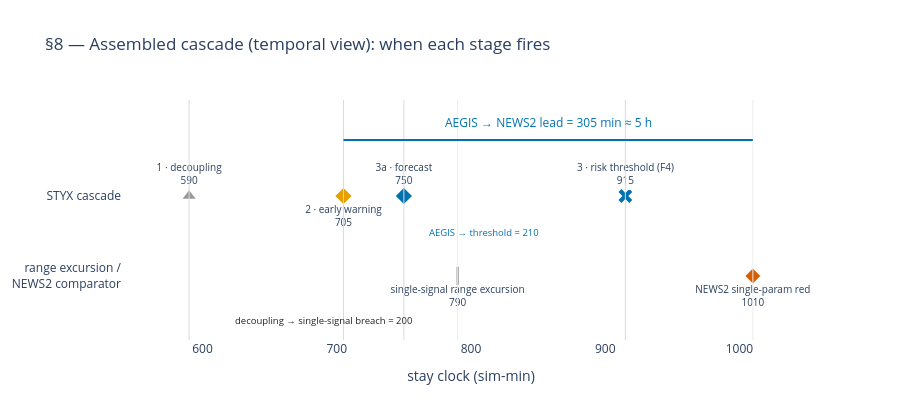

The cell this chart's notebook holds for it:
### Markdown cell above
## §8 — Assembled cascade (the temporal view)

### Plain
§3 showed *where* the patient went; this shows *when* each stage fired, on a clock. Left
to right: the coupling breaks down (decoupling), STYX's early warning fires (AEGIS), the
forecast confirms, the risk index crosses STYX's line, and — last of all — NEWS2 finally
reds. **On this clearest case, STYX's early warning fired about five hours (305 min)
before NEWS2's red.** That gap is the whole point.

### Dev
A complementary *temporal* view to §3's *spatial* one — same fires, different axis (time,
not state). All times are read from objects already built: `dec.onset_min`,
`fire.aegis_min` / `.forecast_min` / `.threshold_min`, `dec.breach_min`, and `news2_min`.
New plotting: the app's `viz.timeline.timeline_figure` is a gantt of AEGIS / forecast /
ETA-band / threshold / NEWS2 and carries **neither** the decoupling onset (590) **nor**
the single-signal range excursion (790), so §8 uses a purpose-built linear timeline to
carry the full five-stage sequence and the two-breach distinction below.

### Tech — the two meanings of "breach" (the subtle honesty point)
"Breach" names **two different events**, and they must not be conflated:
1. **Single-signal range excursion (790)** — the first sim-min a *vital leaves its NEWS2
   range* (`gates.breach_index` → `dec.breach_min`). The **decoupling→single-signal lead
   of 200** (590 → 790, `dec.g1_lead_min`) is measured to *this*.
2. **F4 absolute-risk threshold (915)** — the first sim-min the *risk index crosses 0.5*
   (`escalation_fire_index` → `fire.threshold_min`). The **AEGIS→threshold lead of 210**
   (705 → 915, `fire.aegis_threshold_lead_min`) is measured to *this*.
The headline AEGIS→NEWS2 lead of 305 (705 → 1010) is measured to the NEWS2 red, a third,
later event again. Same word, three distinct clocks.

### Code cell
_LANE_STYX, _LANE_BREACH = 2.0, 1.0
_styx_stages = [
    (dec.onset_min, "1 · decoupling", pal.NEUTRAL, "triangle-up", "top center"),
    (fire.aegis_min, "2 · early warning", pal.EARLY_WARNING, "diamond", "bottom center"),
    (fire.forecast_min, "3a · forecast", pal.RISK, "diamond", "top center"),
    (fire.threshold_min, "3 · risk threshold (F4)", pal.RISK, "x", "top center"),
]
_breach_row = [
    (dec.breach_min, "single-signal range excursion", pal.ANNOTATION, "line-ns-open", "bottom center"),
    (news2_min, "NEWS2 single-param red", pal.THRESHOLD, "diamond", "bottom center"),
]

fig8 = go.Figure()
for x, label, col, sym, pos in _styx_stages:
    fig8.add_vline(x=x, line=dict(color="#DADADA", width=1))
    fig8.add_trace(go.Scatter(
        x=[x], y=[_LANE_STYX], mode="markers+text", text=[f"{label}<br>{x:.0f}"], textposition=pos,
        textfont=dict(size=10), marker=dict(size=14, symbol=sym, color=col,
                                            line=dict(color="white", width=1.4)), showlegend=False))
for x, label, col, sym, pos in _breach_row:
    fig8.add_vline(x=x, line=dict(color="#EDEDED", width=1))
    fig8.add_trace(go.Scatter(
        x=[x], y=[_LANE_BREACH], mode="markers+text", text=[f"{label}<br>{x:.0f}"], textposition=pos,
        textfont=dict(size=10), marker=dict(size=13, symbol=sym, color=col,
                                            line=dict(color="white", width=1.6)), showlegend=False))

# the headline lead bracket — AEGIS → NEWS2 (≈ 5 h), drawn above the cascade lane
_lead_news2 = news2_min - fire.aegis_min
fig8.add_shape(type="line", x0=fire.aegis_min, x1=news2_min, y0=2.7, y1=2.7,
               line=dict(color=pal.RISK, width=2))
fig8.add_annotation(x=(fire.aegis_min + news2_min) / 2, y=2.92, showarrow=False,
                    text=f"AEGIS → NEWS2 lead = {_lead_news2:.0f} min ≈ {_lead_news2 / 60:.0f} h",
                    font=dict(size=12, color=pal.RISK))
# the two component leads, on their correct breach meanings
fig8.add_annotation(x=(dec.onset_min + dec.breach_min) / 2, y=0.45, showarrow=False,
                    text=f"decoupling → single-signal breach = {dec.breach_min - dec.onset_min:.0f}",
                    font=dict(size=9.5, color=pal.ANNOTATION))
fig8.add_annotation(x=(fire.aegis_min + fire.threshold_min) / 2, y=1.55, showarrow=False,
                    text=f"AEGIS → threshold = {fire.threshold_min - fire.aegis_min:.0f}",
                    font=dict(size=9.5, color=pal.RISK))
fig8.update_layout(
    title="§8 — Assembled cascade (temporal view): when each stage fires",
    xaxis=dict(title="stay clock (sim-min)", range=[540, 1060]),
    yaxis=dict(range=[0.2, 3.2], tickvals=[_LANE_BREACH, _LANE_STYX],
               ticktext=["range excursion /<br>NEWS2 comparator", "STYX cascade"]),
    height=420, showlegend=False, plot_bgcolor="white")
fig8.write_html(str(_root / "outputs" / "10_s8_cascade_timeline.html"))
print(f"§8 cascade (sim-min): decoupling {dec.onset_min:.0f} → AEGIS {fire.aegis_min:.0f} → "
      f"forecast {fire.forecast_min:.0f} → risk-threshold {fire.threshold_min:.0f} → "
      f"NEWS2 {news2_min:.0f}")
fig8

### Figure 1 — Plotly figure (JSON) as saved in the notebook; plotly's stock layout.template omitted (floating-point values rounded to 4 significant figures)
{"data": [{"marker": {"color": "#999999", "line": {"color": "white", "width": 1.4}, "size": 14, "symbol": "triangle-up"}, "mode": "markers+text", "showlegend": false, "text": ["1 · decoupling<br>590"], "textfont": {"size": 10}, "textposition": "top center", "type": "scatter", "x": [590.0], "y": [2.0]}, {"marker": {"color": "#E69F00", "line": {"color": "white", "width": 1.4}, "size": 14, "symbol": "diamond"}, "mode": "markers+text", "showlegend": false, "text": ["2 · early warning<br>705"], "textfont": {"size": 10}, "textposition": "bottom center", "type": "scatter", "x": [705.0], "y": [2.0]}, {"marker": {"color": "#0072B2", "line": {"color": "white", "width": 1.4}, "size": 14, "symbol": "diamond"}, "mode": "markers+text", "showlegend": false, "text": ["3a · forecast<br>750"], "textfont": {"size": 10}, "textposition": "top center", "type": "scatter", "x": [750.0], "y": [2.0]}, {"marker": {"color": "#0072B2", "line": {"color": "white", "width": 1.4}, "size": 14, "symbol": "x"}, "mode": "markers+text", "showlegend": false, "text": ["3 · risk threshold (F4)<br>915"], "textfont": {"size": 10}, "textposition": "top center", "type": "scatter", "x": [915.0], "y": [2.0]}, {"marker": {"color": "#222222", "line": {"color": "white", "width": 1.6}, "size": 13, "symbol": "line-ns-open"}, "mode": "markers+text", "showlegend": false, "text": ["single-signal range excursion<br>790"], "textfont": {"size": 10}, "textposition": "bottom center", "type": "scatter", "x": [790.0], "y": [1.0]}, {"marker": {"color": "#D55E00", "line": {"color": "white", "width": 1.6}, "size": 13, "symbol": "diamond"}, "mode": "markers+text", "showlegend": false, "text": ["NEWS2 single-param red<br>1010"], "textfont": {"size": 10}, "textposition": "bottom center", "type": "scatter", "x": [1010.0], "y": [1.0]}], "layout": {"annotations": [{"font": {"color": "#0072B2", "size": 12}, "showarrow": false, "text": "AEGIS → NEWS2 lead = 305 min ≈ 5 h", "x": 857.5, "y": 2.92}, {"font": {"color": "#222222", "size": 9.5}, "showarrow": false, "text": "decoupling → single-signal breach = 200", "x": 690.0, "y": 0.45}, {"font": {"color": "#0072B2", "size": 9.5}, "showarrow": false, "text": "AEGIS → threshold = 210", "x": 810.0, "y": 1.55}], "height": 420, "plot_bgcolor": "white", "shapes": [{"line": {"color": "#DADADA", "width": 1}, "type": "line", "x0": 590.0, "x1": 590.0, "xref": "x", "y0": 0, "y1": 1, "yref": "y domain"}, {"line": {"color": "#DADADA", "width": 1}, "type": "line", "x0": 705.0, "x1": 705.0, "xref": "x", "y0": 0, "y1": 1, "yref": "y domain"}, {"line": {"color": "#DADADA", "width": 1}, "type": "line", "x0": 750.0, "x1": 750.0, "xref": "x", "y0": 0, "y1": 1, "yref": "y domain"}, {"line": {"color": "#DADADA", "width": 1}, "type": "line", "x0": 915.0, "x1": 915.0, "xref": "x", "y0": 0, "y1": 1, "yref": "y domain"}, {"line": {"color": "#EDEDED", "width": 1}, "type": "line", "x0": 790.0, "x1": 790.0, "xref": "x", "y0": 0, "y1": 1, "yref": "y domain"}, {"line": {"color": "#EDEDED", "width": 1}, "type": "line", "x0": 1010.0, "x1": 1010.0, "xref": "x", "y0": 0, "y1": 1, "yref": "y domain"}, {"line": {"color": "#0072B2", "width": 2}, "type": "line", "x0": 705.0, "x1": 1010.0, "y0": 2.7, "y1": 2.7}], "showlegend": false, "title": {"text": "§8 — Assembled cascade (temporal view): when each stage fires"}, "xaxis": {"range": [540, 1060], "title": {"text": "stay clock (sim-min)"}}, "yaxis": {"range": [0.2, 3.2], "ticktext": ["range excursion /<br>NEWS2 comparator", "STYX cascade"], "tickvals": [1.0, 2.0]}}}
